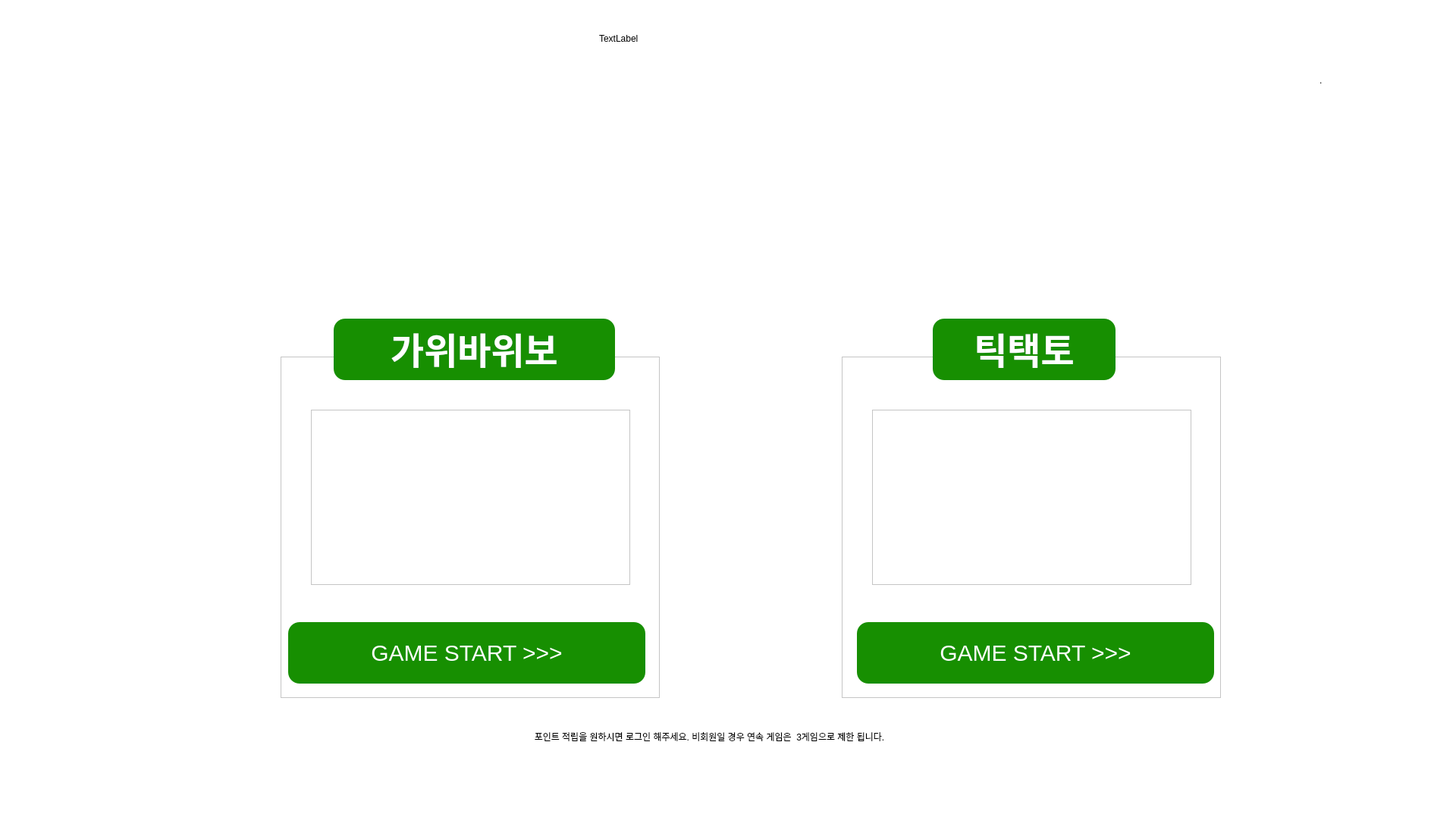
<?xml version="1.0" encoding="UTF-8"?>
<ui version="4.0">
 <class>MainWindow</class>
 <widget class="QMainWindow" name="MainWindow">
  <property name="geometry">
   <rect>
    <x>0</x>
    <y>0</y>
    <width>1920</width>
    <height>1094</height>
   </rect>
  </property>
  <property name="windowTitle">
   <string>MainWindow</string>
  </property>
  <property name="styleSheet">
   <string notr="true">background-color:white;</string>
  </property>
  <widget class="QWidget" name="centralwidget">
   <widget class="QLabel" name="game_pic">
    <property name="geometry">
     <rect>
      <x>630</x>
      <y>190</y>
      <width>751</width>
      <height>151</height>
     </rect>
    </property>
    <property name="text">
     <string/>
    </property>
   </widget>
   <widget class="QLabel" name="pinger_mouse">
    <property name="geometry">
     <rect>
      <x>1740</x>
      <y>40</y>
      <width>131</width>
      <height>131</height>
     </rect>
    </property>
    <property name="text">
     <string>.</string>
    </property>
   </widget>
   <widget class="QPushButton" name="back">
    <property name="geometry">
     <rect>
      <x>70</x>
      <y>20</y>
      <width>100</width>
      <height>100</height>
     </rect>
    </property>
    <property name="styleSheet">
     <string notr="true">background-image:url(./gui/main/image/prevBTN.png);
border-style : solid;
border-width : 5px;</string>
    </property>
    <property name="text">
     <string/>
    </property>
   </widget>
   <widget class="QLabel" name="logo">
    <property name="geometry">
     <rect>
      <x>790</x>
      <y>20</y>
      <width>271</width>
      <height>61</height>
     </rect>
    </property>
    <property name="text">
     <string>TextLabel</string>
    </property>
   </widget>
   <widget class="QTextBrowser" name="select_taste">
    <property name="geometry">
     <rect>
      <x>440</x>
      <y>420</y>
      <width>371</width>
      <height>81</height>
     </rect>
    </property>
    <property name="styleSheet">
     <string notr="true">background-color: rgb(23,143,1);
color: white; 
font-size: 30px;   
border-radius: 15px; </string>
    </property>
    <property name="html">
     <string>&lt;!DOCTYPE HTML PUBLIC &quot;-//W3C//DTD HTML 4.0//EN&quot; &quot;http://www.w3.org/TR/REC-html40/strict.dtd&quot;&gt;
&lt;html&gt;&lt;head&gt;&lt;meta name=&quot;qrichtext&quot; content=&quot;1&quot; /&gt;&lt;style type=&quot;text/css&quot;&gt;
p, li { white-space: pre-wrap; }
&lt;/style&gt;&lt;/head&gt;&lt;body style=&quot; font-family:'Ubuntu'; font-size:30px; font-weight:400; font-style:normal;&quot;&gt;
&lt;p align=&quot;center&quot; style=&quot; margin-top:0px; margin-bottom:0px; margin-left:0px; margin-right:0px; -qt-block-indent:0; text-indent:0px;&quot;&gt;&lt;span style=&quot; font-size:36pt; font-weight:600;&quot;&gt;가위바위보&lt;/span&gt;&lt;/p&gt;&lt;/body&gt;&lt;/html&gt;</string>
    </property>
   </widget>
   <widget class="QFrame" name="game1_frame">
    <property name="geometry">
     <rect>
      <x>370</x>
      <y>470</y>
      <width>500</width>
      <height>450</height>
     </rect>
    </property>
    <property name="frameShape">
     <enum>QFrame::StyledPanel</enum>
    </property>
    <property name="frameShadow">
     <enum>QFrame::Raised</enum>
    </property>
    <widget class="QPushButton" name="roc_paper_scissors_start">
     <property name="geometry">
      <rect>
       <x>10</x>
       <y>350</y>
       <width>471</width>
       <height>81</height>
      </rect>
     </property>
     <property name="font">
      <font>
       <pointsize>-1</pointsize>
      </font>
     </property>
     <property name="styleSheet">
      <string notr="true">background-color: rgb(23,143,1);
color: white; 
font-size: 30px;   
border-radius: 15px; </string>
     </property>
     <property name="text">
      <string>GAME START &gt;&gt;&gt;</string>
     </property>
    </widget>
    <widget class="QTableWidget" name="rank_table1">
     <property name="geometry">
      <rect>
       <x>40</x>
       <y>70</y>
       <width>421</width>
       <height>231</height>
      </rect>
     </property>
     <property name="autoFillBackground">
      <bool>false</bool>
     </property>
     <property name="styleSheet">
      <string notr="true"/>
     </property>
     <property name="lineWidth">
      <number>0</number>
     </property>
     <property name="verticalScrollBarPolicy">
      <enum>Qt::ScrollBarAlwaysOff</enum>
     </property>
     <property name="horizontalScrollBarPolicy">
      <enum>Qt::ScrollBarAlwaysOff</enum>
     </property>
     <property name="autoScroll">
      <bool>false</bool>
     </property>
     <property name="autoScrollMargin">
      <number>12</number>
     </property>
     <property name="gridStyle">
      <enum>Qt::NoPen</enum>
     </property>
     <property name="columnCount">
      <number>5</number>
     </property>
     <attribute name="horizontalHeaderVisible">
      <bool>false</bool>
     </attribute>
     <attribute name="horizontalHeaderHighlightSections">
      <bool>false</bool>
     </attribute>
     <attribute name="horizontalHeaderShowSortIndicator" stdset="0">
      <bool>false</bool>
     </attribute>
     <attribute name="horizontalHeaderStretchLastSection">
      <bool>false</bool>
     </attribute>
     <attribute name="verticalHeaderVisible">
      <bool>false</bool>
     </attribute>
     <attribute name="verticalHeaderHighlightSections">
      <bool>false</bool>
     </attribute>
     <column>
      <property name="text">
       <string>RANK</string>
      </property>
     </column>
     <column>
      <property name="text">
       <string>ID</string>
      </property>
     </column>
     <column>
      <property name="text">
       <string>SCORE</string>
      </property>
     </column>
     <column/>
     <column/>
    </widget>
   </widget>
   <widget class="QFrame" name="game2_frame">
    <property name="geometry">
     <rect>
      <x>1110</x>
      <y>470</y>
      <width>500</width>
      <height>450</height>
     </rect>
    </property>
    <property name="frameShape">
     <enum>QFrame::StyledPanel</enum>
    </property>
    <property name="frameShadow">
     <enum>QFrame::Raised</enum>
    </property>
    <widget class="QPushButton" name="tic_tac_toe_start">
     <property name="geometry">
      <rect>
       <x>20</x>
       <y>350</y>
       <width>471</width>
       <height>81</height>
      </rect>
     </property>
     <property name="font">
      <font>
       <pointsize>-1</pointsize>
      </font>
     </property>
     <property name="styleSheet">
      <string notr="true">background-color: rgb(23,143,1);
color: white; 
font-size: 30px;   
border-radius: 15px; </string>
     </property>
     <property name="text">
      <string>GAME START &gt;&gt;&gt;</string>
     </property>
    </widget>
    <widget class="QTableWidget" name="rank_table2">
     <property name="geometry">
      <rect>
       <x>40</x>
       <y>70</y>
       <width>421</width>
       <height>231</height>
      </rect>
     </property>
     <property name="autoFillBackground">
      <bool>false</bool>
     </property>
     <property name="lineWidth">
      <number>0</number>
     </property>
     <property name="verticalScrollBarPolicy">
      <enum>Qt::ScrollBarAlwaysOff</enum>
     </property>
     <property name="horizontalScrollBarPolicy">
      <enum>Qt::ScrollBarAlwaysOff</enum>
     </property>
     <property name="autoScroll">
      <bool>false</bool>
     </property>
     <property name="autoScrollMargin">
      <number>12</number>
     </property>
     <property name="gridStyle">
      <enum>Qt::NoPen</enum>
     </property>
     <property name="columnCount">
      <number>5</number>
     </property>
     <attribute name="horizontalHeaderVisible">
      <bool>false</bool>
     </attribute>
     <attribute name="horizontalHeaderHighlightSections">
      <bool>false</bool>
     </attribute>
     <attribute name="horizontalHeaderShowSortIndicator" stdset="0">
      <bool>false</bool>
     </attribute>
     <attribute name="horizontalHeaderStretchLastSection">
      <bool>false</bool>
     </attribute>
     <attribute name="verticalHeaderVisible">
      <bool>false</bool>
     </attribute>
     <attribute name="verticalHeaderHighlightSections">
      <bool>false</bool>
     </attribute>
     <column>
      <property name="text">
       <string>RANK</string>
      </property>
     </column>
     <column>
      <property name="text">
       <string>ID</string>
      </property>
     </column>
     <column>
      <property name="text">
       <string>SCORE</string>
      </property>
     </column>
     <column/>
     <column/>
    </widget>
   </widget>
   <widget class="QTextBrowser" name="select_topping">
    <property name="geometry">
     <rect>
      <x>1230</x>
      <y>420</y>
      <width>241</width>
      <height>81</height>
     </rect>
    </property>
    <property name="styleSheet">
     <string notr="true">background-color: rgb(23,143,1);
color: white; 
font-size: 30px;   
border-radius: 15px; </string>
    </property>
    <property name="html">
     <string>&lt;!DOCTYPE HTML PUBLIC &quot;-//W3C//DTD HTML 4.0//EN&quot; &quot;http://www.w3.org/TR/REC-html40/strict.dtd&quot;&gt;
&lt;html&gt;&lt;head&gt;&lt;meta name=&quot;qrichtext&quot; content=&quot;1&quot; /&gt;&lt;style type=&quot;text/css&quot;&gt;
p, li { white-space: pre-wrap; }
&lt;/style&gt;&lt;/head&gt;&lt;body style=&quot; font-family:'Ubuntu'; font-size:30px; font-weight:400; font-style:normal;&quot;&gt;
&lt;p align=&quot;center&quot; style=&quot; margin-top:0px; margin-bottom:0px; margin-left:0px; margin-right:0px; -qt-block-indent:0; text-indent:0px;&quot;&gt;&lt;span style=&quot; font-size:36pt; font-weight:600;&quot;&gt;틱택토&lt;/span&gt;&lt;/p&gt;&lt;/body&gt;&lt;/html&gt;</string>
    </property>
   </widget>
   <widget class="QLabel" name="result_11">
    <property name="geometry">
     <rect>
      <x>500</x>
      <y>930</y>
      <width>871</width>
      <height>81</height>
     </rect>
    </property>
    <property name="text">
     <string>포인트 적립을 원하시면 로그인 해주세요. 비회원일 경우 연속 게임은  3게임으로 제한 됩니다.</string>
    </property>
    <property name="alignment">
     <set>Qt::AlignCenter</set>
    </property>
   </widget>
   <zorder>game2_frame</zorder>
   <zorder>game1_frame</zorder>
   <zorder>game_pic</zorder>
   <zorder>pinger_mouse</zorder>
   <zorder>back</zorder>
   <zorder>logo</zorder>
   <zorder>select_taste</zorder>
   <zorder>select_topping</zorder>
   <zorder>result_11</zorder>
  </widget>
  <widget class="QMenuBar" name="menubar">
   <property name="geometry">
    <rect>
     <x>0</x>
     <y>0</y>
     <width>1920</width>
     <height>22</height>
    </rect>
   </property>
  </widget>
  <widget class="QStatusBar" name="statusbar"/>
 </widget>
 <resources/>
 <connections/>
</ui>
